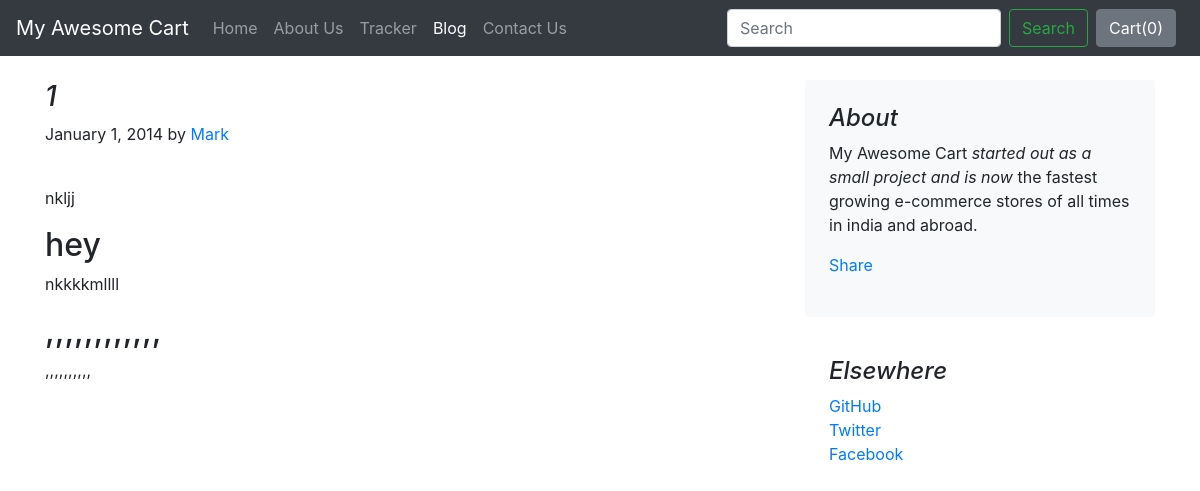
/blog/blogpost/1, run on an earlier commit of the app's database.
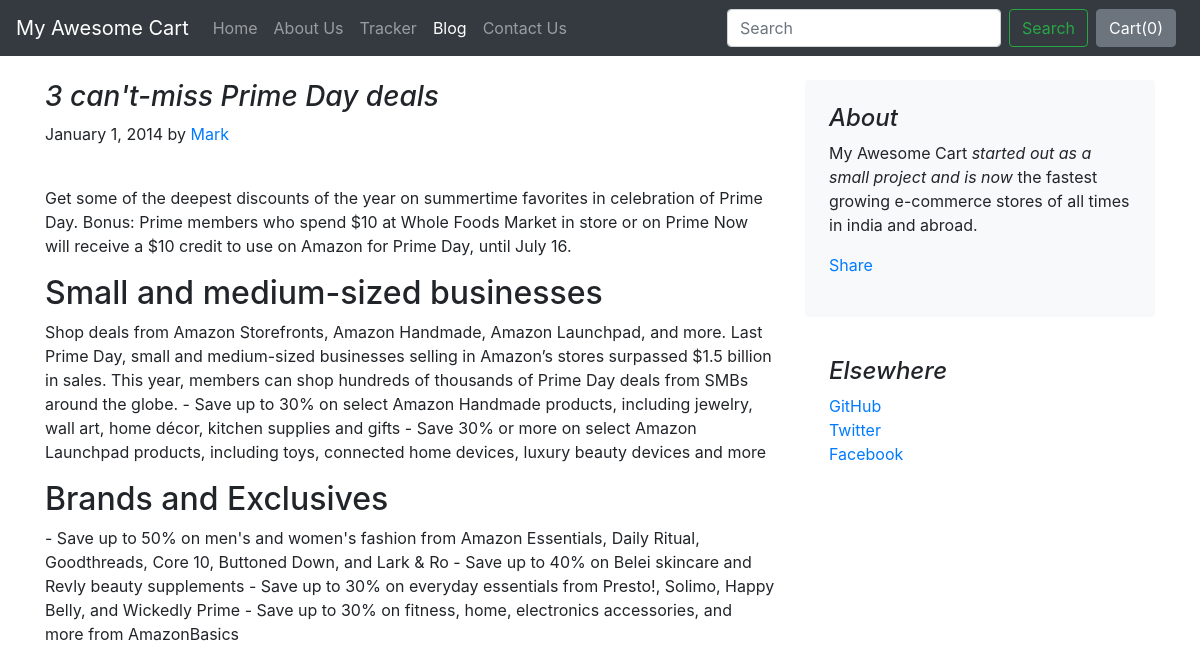
And on a later commit of the database.
### blog/models.py (models this page shows)
class Blogpost(models.Model):
    post_id = models.AutoField(primary_key=True)
    title = models.CharField(max_length=50)
    head0 = models.CharField(max_length=500, default="")
    chead0 = models.CharField(max_length=5000, default="")
    head1 = models.CharField(max_length=500, default="")
    chead1 = models.CharField(max_length=5000, default="")
    head2 = models.CharField(max_length=500, default="")
    chead2 = models.CharField(max_length=5000, default="")
    pub_date = models.DateField()
    thumbnail = models.ImageField(upload_to='shop/images', default="")
    def __str__(self):
        return self.title

### blog/views.py (the view)
# urls.py: path("blogpost/<int:id>", views.blogpost, name="blogHome")
def blogpost(request, id):
    post = Blogpost.objects.filter(post_id = id)[0]
    print(post)
    return render(request, 'blog/blogpost.html',
                  {'post':post})

### blog/templates/blog/blogpost.html (shortened to what this page needs)
{% extends 'blog/basic.html' %}
{% block body %}
<div class="container">
    <div class="row mt-4">
        <div class="col-md-8 blog-main">
            <h3 class="font-italic">
                {{post.title}}
            </h3>
            <div class="blog-post">
                <p class="blog-post-meta">January 1, 2014 by <a href="#">Mark</a></p>
                <div class="fb-like" data-href="http://127.0.0.1:8000/blog/blogpost/{{post.post_id}}" data-layout="standard" data-action="like" data-size="large" data-show-faces="false" data-share="true"></div><br>
                <p>{{post.chead0}}</p>
                <h2>{{post.head1}}</h2>
                <p>{{post.chead1}}</p>
                <h2>{{post.head2}}</h2>
                <p>{{post.chead2}}</p>
            </div>
        </div>
        <aside class="col-md-4 blog-sidebar">
            <div class="p-4 mb-3 bg-light rounded">
                <h4 class="font-italic">About</h4>
                <p class="mb-0">My Awesome Cart <em>started out as a small project and is now</em> the fastest growing e-commerce stores of all times in india and abroad.</p>
                <div class="my-3 fb-share-button" data-href="http://127.0.0.1:8000/blog/blogpost/{{post.post_id}}" data-layout="button_count" data-size="large"><a target="_blank" href="https://www.facebook.com/sharer/sharer.php?u=http%3A%2F%2F127.0.0.1%3A8000%2Fblog%2Fblogpost%2F4&src=sdkpreparse" class="fb-xfbml-parse-ignore">Share</a></div>
            </div>
            <div class="p-4">
                <h4 class="font-italic">Elsewhere</h4>
                <ol class="list-unstyled">
                    <li><a href="#">GitHub</a></li>
                    <li><a href="#">Twitter</a></li>
                    <li><a href="#">Facebook</a></li>
                </ol>
            </div>
        </aside>
    </div>
</div>
{% endblock %}

What changed in the data, as far as the page shows it:
changed Blogpost: title "1" → "3 can't-miss Prime Day deals"; chead0 "nkljj" → "Get some of the deepest discounts of the year on summertime favorites in celebration of Prime Day. Bonus: Prime members who spend $10 at Whole Foods Market in store or on Prime Now will receive a $10 credit to use on Amazon for Prime Day, until July 16."; head1 "hey" → "Small and medium-sized businesses"; chead1 "nkkkkmllll" → "Shop deals from Amazon Storefronts, Amazon Handmade, Amazon Launchpad, and more. Last Prime Day, small and medium-sized businesses selling in Amazon’s stores surpassed $1.5 billion in sales. This year, members can shop hundreds of thousands of Prime Day deals from SMBs around the globe. - Save up to 30% on select Amazon Handmade products, including jewelry, wall art, home décor, kitchen supplies and gifts - Save 30% or more on select Amazon Launchpad products, including toys, connected home devices, luxury beauty devices and more"; head2 ",,,,,,,,,,,," → "Brands and Exclusives"; chead2 ",,,,,,,,,," → "- Save up to 50% on men's and women's fashion from Amazon Essentials, Daily Ritual, Goodthreads, Core 10, Buttoned Down, and Lark & Ro - Save up to 40% on Belei skincare and Revly beauty supplements - Save up to 30% on everyday essentials from Presto!, Solimo, Happy Belly, and Wickedly Prime - Save up to 30% on fitness, home, electronics accessories, and more from AmazonBasics"
